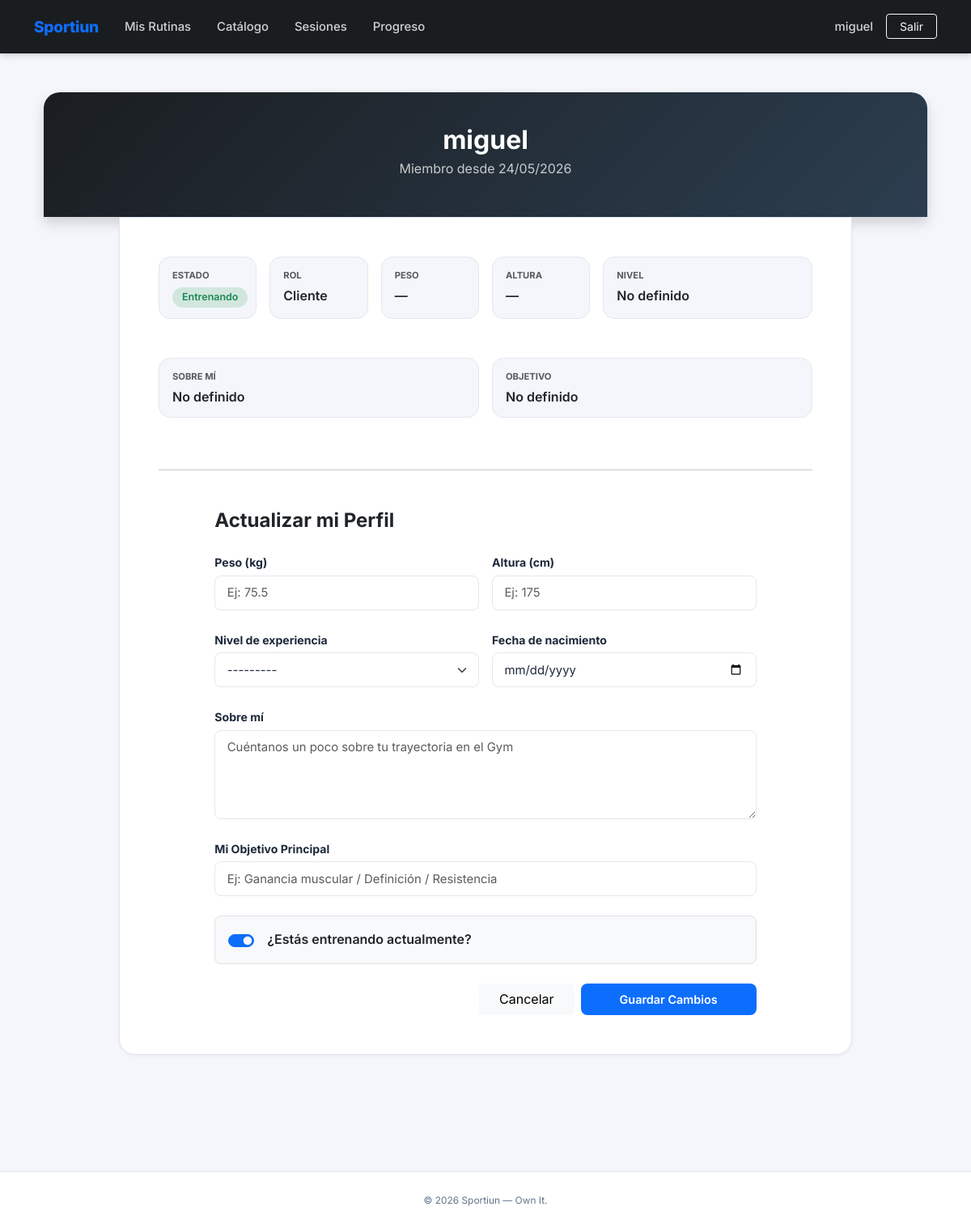
The page /gym/perfil/ (signed in) on the database its author committed.
### gym/models.py (models this page shows, shortened)
class PerfilUsuario(models.Model):
    ROL_CHOICES = [
        ('admin', 'Admin'),
        ('entrenador', 'Entrenador'),
        ('cliente', 'Cliente'),
    ]
    NIVEL_CHOICES = [
        ('principiante', 'Principiante'),
        ('intermedio', 'Intermedio'),
        ('avanzado', 'Avanzado'),
    ]
    usuario = models.OneToOneField(User, on_delete=models.CASCADE, related_name='perfil')
    rol = models.CharField(max_length=20, choices=ROL_CHOICES, default='cliente')
    descripcion = models.TextField(blank=True)
    objetivo = models.CharField(max_length=300, blank=True)
    actualmente_entrenando = models.BooleanField(default=True)
    peso = models.DecimalField(max_digits=5, decimal_places=2, null=True, blank=True, help_text='kg')
    altura = models.PositiveIntegerField(null=True, blank=True, help_text='cm')
    nivel_experiencia = models.CharField(max_length=20, choices=NIVEL_CHOICES, blank=True)
    fecha_nacimiento = models.DateField(null=True, blank=True)
    entrenador = models.ForeignKey(
        User,
        on_delete=models.SET_NULL,
        null=True,
        blank=True,
        related_name='clientes',
    )
    fecha_creacion = models.DateTimeField(auto_now_add=True)

### gym/views.py (the view)
# urls.py: path('perfil/', views.perfil, name='perfil'),
@login_required
def perfil(request):
    perfil_usuario, _ = PerfilUsuario.objects.get_or_create(usuario=request.user)
    if request.method == 'POST':
        form = PerfilUsuarioForm(request.POST, instance=perfil_usuario)
        if form.is_valid():
            form.save()
            messages.success(request, 'Perfil actualizado correctamente.')
            return redirect('gym:perfil')
    else:
        form = PerfilUsuarioForm(instance=perfil_usuario)
    return render(request, 'gym/perfil.html', {'form': form, 'perfil': perfil_usuario})

### gym/templates/gym/perfil.html (shortened to what this page needs)
{% extends 'base.html' %}
{% load static %}
{% block content %}
<div class="container pb-5">
    <div class="profile-header-gradient text-center shadow">
        <h2 class="fw-bold mb-1">{{ user.username }}</h2>
        <p class="opacity-75">Miembro desde {{ user.date_joined|date:"d/m/Y" }}</p>
    </div>
    <div class="row justify-content-center">
        <div class="col-lg-10">
            <div class="card profile-card p-4 p-md-5">
                <div class="row g-3 mb-5">
                    <div class="col-md-2">
                        <div class="info-tile">
                            <small class="text-muted text-uppercase fw-bold d-block mb-1" style="font-size:.7rem;">Estado</small>
                            {% if perfil.actualmente_entrenando %}
                                <span class="status-pill bg-success-subtle text-success">Entrenando</span>
                            {% else %}
                                <span class="status-pill bg-light text-muted">En pausa</span>
                            {% endif %}
                        </div>
                    </div>
                    <div class="col-md-2">
                        <div class="info-tile">
                            <small class="text-muted text-uppercase fw-bold d-block mb-1" style="font-size:.7rem;">Rol</small>
                            <span class="fw-semibold text-capitalize">{{ perfil.get_rol_display|default:"Cliente" }}</span>
                        </div>
                    </div>
                    <div class="col-md-2">
                        <div class="info-tile">
                            <small class="text-muted text-uppercase fw-bold d-block mb-1" style="font-size:.7rem;">Peso</small>
                            <span class="fw-semibold">{{ perfil.peso|default:"—" }}{% if perfil.peso %} kg{% endif %}</span>
                        </div>
                    </div>
                    <div class="col-md-2">
                        <div class="info-tile">
                            <small class="text-muted text-uppercase fw-bold d-block mb-1" style="font-size:.7rem;">Altura</small>
                            <span class="fw-semibold">{{ perfil.altura|default:"—" }}{% if perfil.altura %} cm{% endif %}</span>
                        </div>
                    </div>
                    <div class="col-md-4">
                        <div class="info-tile">
                            <small class="text-muted text-uppercase fw-bold d-block mb-1" style="font-size:.7rem;">Nivel</small>
                            <span class="fw-semibold">{{ perfil.get_nivel_experiencia_display|default:"No definido" }}</span>
                        </div>
                    </div>
                </div>
                <div class="row g-3 mb-5">
                    <div class="col-md-6">
                        <div class="info-tile">
                            <small class="text-muted text-uppercase fw-bold d-block mb-1" style="font-size:.7rem;">Sobre mí</small>
                            <span class="text-dark fw-semibold">{{ perfil.descripcion|default:"No definido" }}</span>
                        </div>
                    </div>
                    <div class="col-md-6">
                        <div class="info-tile">
                            <small class="text-muted text-uppercase fw-bold d-block mb-1" style="font-size:.7rem;">Objetivo</small>
                            <span class="text-dark fw-semibold">{{ perfil.objetivo|default:"No definido" }}</span>
                        </div>
                    </div>
                </div>
                <hr class="mb-5 opacity-25">
                <div class="row justify-content-center">
                    <div class="col-xl-10">
                        <h4 class="fw-bold mb-4">Actualizar mi Perfil</h4>
                        <form method="post" novalidate>
                            <div class="row g-3 mb-4">
                                <div class="col-md-6">
                                    <label class="form-label fw-bold">Peso (kg)</label>
                                    {{ form.peso }}
                                </div>
                                <div class="col-md-6">
                                    <label class="form-label fw-bold">Altura (cm)</label>
                                    {{ form.altura }}
                                </div>
                            </div>
                            <div class="row g-3 mb-4">
                                <div class="col-md-6">
                                    <label class="form-label fw-bold">Nivel de experiencia</label>
                                    {{ form.nivel_experiencia }}
                                </div>
                                <div class="col-md-6">
                                    <label class="form-label fw-bold">Fecha de nacimiento</label>
                                    {{ form.fecha_nacimiento }}
                                </div>
                            </div>
                            <div class="mb-4">
                                <label class="form-label fw-bold">Sobre mí</label>
                                {{ form.descripcion }}
                            </div>
                            <div class="mb-4">
                                <label class="form-label fw-bold">Mi Objetivo Principal</label>
                                {{ form.objetivo }}
                            </div>
                            <div class="mb-4 p-3 border rounded-3 bg-light">
                                <div class="form-check form-switch d-flex align-items-center gap-3">
                                    {{ form.actualmente_entrenando }}
                                    <label class="form-check-label fw-semibold">¿Estás entrenando actualmente?</label>
                                </div>
                            </div>
                            <div class="d-grid gap-2 d-md-flex justify-content-md-end mt-4">
                                <a href="{% url 'gym:rutinas_list' %}" class="btn btn-light px-4">Cancelar</a>
                                <button type="submit" class="btn btn-custom-primary px-5">Guardar Cambios</button>
                            </div>
                        </form>
                    </div>
                </div>
            </div>
        </div>
    </div>
</div>
{% endblock %}

### templates/base.html (shortened to what this page needs)
<!DOCTYPE html>
<html lang="es">
<head>
    <link href="https://cdn.jsdelivr.net/npm/bootstrap@5.3.0/dist/css/bootstrap.min.css" rel="stylesheet">
    {% load static %}
    <link rel="stylesheet" href="{% static 'css/style.css' %}">
</head>
<body>
    <nav class="navbar navbar-expand-lg navbar-dark sticky-top">
        <div class="container">
            <a class="navbar-brand" href="{% url 'core:inicio' %}">Sportiun</a>
            <div class="collapse navbar-collapse" id="navbarNav">
                <ul class="navbar-nav me-auto">
                    {% if user.is_authenticated %}
                    <li class="nav-item">
                        <a class="nav-link px-3" href="{% url 'gym:rutinas_list' %}">Mis Rutinas</a>
                    </li>
                    <li class="nav-item">
                        <a class="nav-link px-3" href="{% url 'gym:catalogo_ejercicios' %}">Catálogo</a>
                    </li>
                    <li class="nav-item">
                        <a class="nav-link px-3" href="{% url 'gym:historial_sesiones' %}">Sesiones</a>
                    </li>
                    <li class="nav-item">
                        <a class="nav-link px-3" href="{% url 'gym:mi_progreso' %}">Progreso</a>
                    </li>
                    {% endif %}
                </ul>
                <div class="d-flex align-items-center gap-2">
                    {% if user.is_authenticated %}
                        <a class="nav-link text-white-50 px-2 d-none d-lg-block" href="{% url 'gym:perfil' %}">
                            {{ user.username }}
                        </a>
                        <a class="btn btn-outline-light btn-sm px-3" href="{% url 'core:logout' %}">Salir</a>
                    {% else %}
                        <a class="nav-link text-white-50 px-2" href="{% url 'core:login' %}">Entrar</a>
                        <a class="btn btn-custom-primary btn-sm px-3" href="{% url 'core:registro' %}">Únete gratis</a>
                    {% endif %}
                </div>
            </div>
        </div>
    </nav>
    <main class="container main-container my-5">
        {% block content %}{% endblock %}
    </main>
    <footer>
        <div class="container text-center">
            <small>&copy; 2026 Sportiun &mdash; Own It.</small>
        </div>
    </footer>
</body>
</html>

### static/css/style.css (style rules this page uses)
:root { --sp-primary: #0d6efd; --sp-primary-dark: #0b5ed7; --sp-primary-soft: #e7f0ff; --sp-dark: #1a1d20; --sp-surface: #f4f6fb; --sp-card: #ffffff; --sp-border: #e2e8f0; --sp-text: #1e293b; --sp-muted: #64748b; --sp-danger: #dc3545; --sp-danger-soft: #fff5f5; --sp-success-soft: #f0fdf4; --sp-radius-sm: 8px; --sp-radius-md: 14px; --sp-radius-lg: 20px; --sp-shadow-sm: 0 1px 4px rgba(0,0,0,.06); --sp-shadow-md: 0 4px 18px rgba(0,0,0,.09); --sp-shadow-lg: 0 8px 32px rgba(0,0,0,.12); }
body { font-family: 'Inter', sans-serif; background-color: var(--sp-surface); color: var(--sp-text); min-height: 100vh; display: flex; flex-direction: column; }
main.container { flex: 1; }
.navbar { background-color: var(--sp-dark) !important; padding: .85rem 0; box-shadow: 0 2px 8px rgba(0,0,0,.18); }
.navbar-brand { font-weight: 800; font-size: 1.2rem; letter-spacing: -.3px; color: var(--sp-primary) !important; }
.navbar .nav-link { font-weight: 500; font-size: .93rem; color: rgba(255,255,255,.8) !important; transition: color .15s; }
.main-container { animation: spFadeIn .4s ease; }
.btn-custom-primary { background-color: var(--sp-primary); color: #fff; border: none; border-radius: var(--sp-radius-sm); padding: .55rem 1.25rem; font-weight: 600; font-size: .9rem; transition: background .2s, transform .15s, box-shadow .2s; text-decoration: none; display: inline-block; }
footer { background-color: #fff; border-top: 1px solid var(--sp-border); padding: 1.5rem 0; margin-top: 3rem; color: var(--sp-muted); font-size: .85rem; }
.profile-header-gradient { background: linear-gradient(135deg, var(--sp-dark) 0%, #2c3e50 100%); color: #fff; border-radius: var(--sp-radius-lg) var(--sp-radius-lg) 0 0; padding: 2.5rem 1.5rem 2rem; }
.profile-card { border: 1px solid var(--sp-border); border-radius: 0 0 var(--sp-radius-lg) var(--sp-radius-lg); background: var(--sp-card); box-shadow: var(--sp-shadow-sm); }
.info-tile { background: var(--sp-surface); border: 1px solid var(--sp-border); border-radius: var(--sp-radius-md); padding: .85rem 1rem; height: 100%; }
.status-pill { display: inline-block; padding: .2rem .75rem; border-radius: 50px; font-size: .78rem; font-weight: 600; }
.form-control, .form-select { border-radius: var(--sp-radius-sm) !important; border: 1px solid var(--sp-border) !important; padding: .58rem .9rem; font-size: .93rem; transition: border-color .2s, box-shadow .2s; background-color: #fff; color: var(--sp-text); }
.form-label { font-size: .88rem; margin-bottom: .35rem; color: var(--sp-text); }

### rows shown on the page
PerfilUsuario: rol "Cliente", peso "—", altura "—", nivel_experiencia "No definido", descripcion "No definido", objetivo "No definido", nivel_experiencia "---------", actualmente_entrenando "☑"

### other values the page prints
{{ user.username }} "miguel"
{{ user.date_joined|date:"d/m/Y" }} "24/05/2026"
